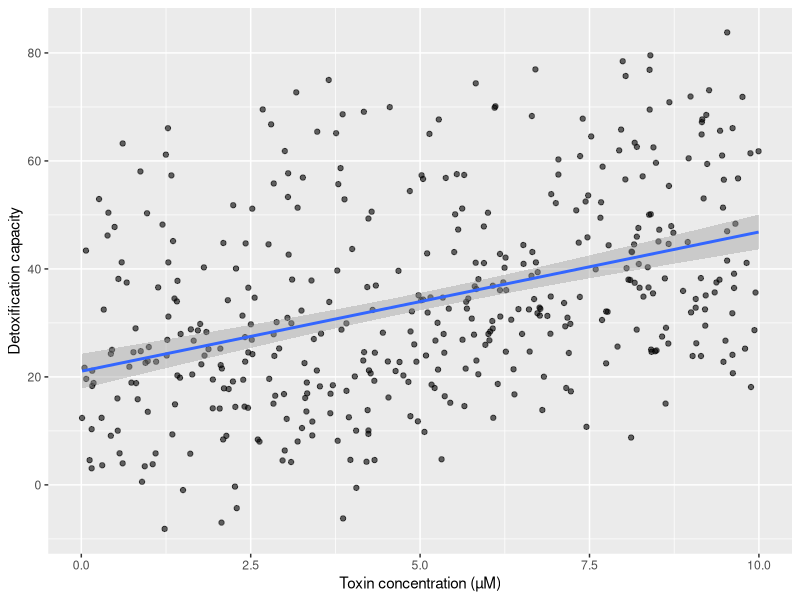
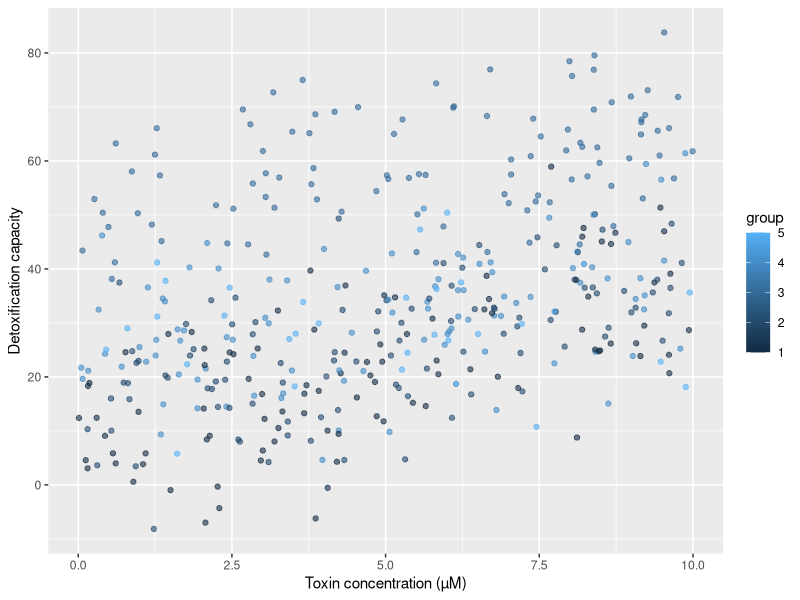
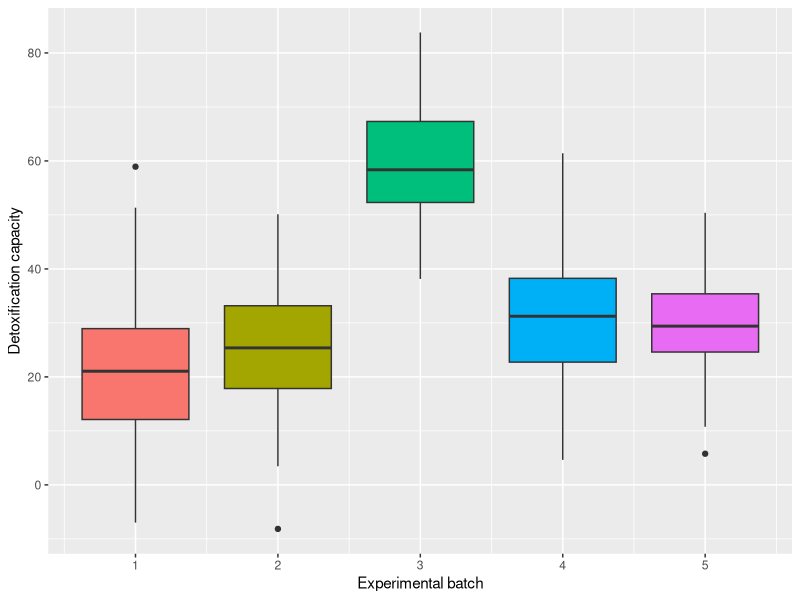

R code for these plots, in order:
library(tidyverse)
library(readr)
library(here)
benzo_data <- read.csv(here("data","benzo_data.csv"))
getwd()
view(benzo_data)


ggplot(benzo_data, aes(x = benzo_um, y = detox_exp)) +
  geom_point(alpha = 0.6) +
  labs(
    x = "Toxin concentration (µM)",
    y = "Detoxification capacity"
  ) +
  geom_smooth(method = "lm", se = TRUE)
#plots data ignoring group structure
#Graph shows positive relationship


ggplot(benzo_data, aes(x = benzo_um, y = detox_exp, colour = group)) +
  geom_point(alpha = 0.6) +
  labs(
    x = "Toxin concentration (µM)",
    y = "Detoxification capacity"
  ) +
  theme(legend.position = "right")
#plots data points colored by experimental batch
#shows that groups differ substantially in baseline detox capacity


ggplot(benzo_data, aes(x = group, y = detox_exp, fill = factor(group))) +
  geom_boxplot() +
  labs(
    x = "Experimental batch",
    y = "Detoxification capacity"
  ) +
  theme(legend.position = "none")
#boxplot shows how detoxification capacity differs between experimental batches

summarise(benzo_data)
